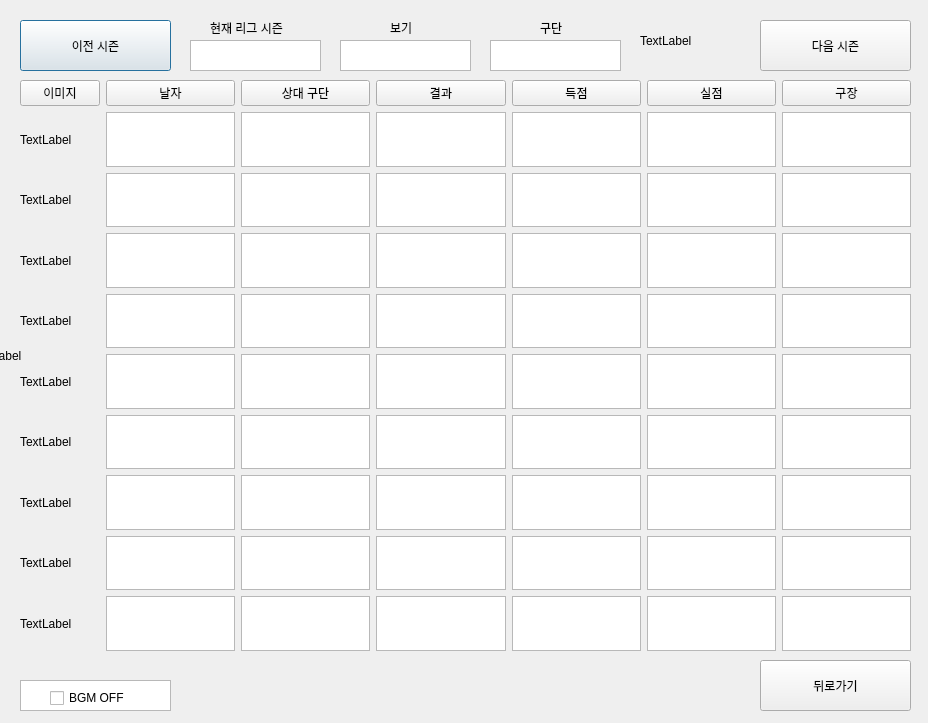
<?xml version="1.0" encoding="UTF-8"?>
<ui version="4.0">
 <class>Dialog</class>
 <widget class="QDialog" name="Dialog">
  <property name="geometry">
   <rect>
    <x>0</x>
    <y>0</y>
    <width>928</width>
    <height>723</height>
   </rect>
  </property>
  <property name="windowTitle">
   <string>Dialog</string>
  </property>
  <widget class="QPushButton" name="Start_Button">
   <property name="geometry">
    <rect>
     <x>20</x>
     <y>20</y>
     <width>151</width>
     <height>51</height>
    </rect>
   </property>
   <property name="text">
    <string>이전 시즌</string>
   </property>
  </widget>
  <widget class="QPushButton" name="Start_Button_2">
   <property name="geometry">
    <rect>
     <x>760</x>
     <y>20</y>
     <width>151</width>
     <height>51</height>
    </rect>
   </property>
   <property name="text">
    <string>다음 시즌</string>
   </property>
  </widget>
  <widget class="QListView" name="listView_3">
   <property name="geometry">
    <rect>
     <x>190</x>
     <y>40</y>
     <width>131</width>
     <height>31</height>
    </rect>
   </property>
  </widget>
  <widget class="QListView" name="listView_6">
   <property name="geometry">
    <rect>
     <x>340</x>
     <y>40</y>
     <width>131</width>
     <height>31</height>
    </rect>
   </property>
  </widget>
  <widget class="QLabel" name="label_11">
   <property name="geometry">
    <rect>
     <x>210</x>
     <y>20</y>
     <width>101</width>
     <height>16</height>
    </rect>
   </property>
   <property name="text">
    <string>현재 리그 시즌</string>
   </property>
  </widget>
  <widget class="QLabel" name="label_12">
   <property name="geometry">
    <rect>
     <x>390</x>
     <y>20</y>
     <width>31</width>
     <height>16</height>
    </rect>
   </property>
   <property name="text">
    <string>보기</string>
   </property>
  </widget>
  <widget class="QListView" name="listView_7">
   <property name="geometry">
    <rect>
     <x>490</x>
     <y>40</y>
     <width>131</width>
     <height>31</height>
    </rect>
   </property>
  </widget>
  <widget class="QLabel" name="label_13">
   <property name="geometry">
    <rect>
     <x>540</x>
     <y>20</y>
     <width>31</width>
     <height>16</height>
    </rect>
   </property>
   <property name="text">
    <string>구단</string>
   </property>
  </widget>
  <widget class="QLabel" name="label_2">
   <property name="geometry">
    <rect>
     <x>640</x>
     <y>10</y>
     <width>75</width>
     <height>61</height>
    </rect>
   </property>
   <property name="text">
    <string>TextLabel</string>
   </property>
  </widget>
  <widget class="QLabel" name="Main_Pix">
   <property name="geometry">
    <rect>
     <x>-30</x>
     <y>-10</y>
     <width>1001</width>
     <height>731</height>
    </rect>
   </property>
   <property name="text">
    <string>TextLabel</string>
   </property>
  </widget>
  <widget class="QWidget" name="gridLayoutWidget">
   <property name="geometry">
    <rect>
     <x>20</x>
     <y>80</y>
     <width>891</width>
     <height>571</height>
    </rect>
   </property>
   <layout class="QGridLayout" name="gridLayout">
    <item row="1" column="6">
     <widget class="QListView" name="listView_22"/>
    </item>
    <item row="0" column="2">
     <widget class="QPushButton" name="pushButton">
      <property name="text">
       <string>상대 구단</string>
      </property>
     </widget>
    </item>
    <item row="8" column="1">
     <widget class="QListView" name="listView_55"/>
    </item>
    <item row="7" column="5">
     <widget class="QListView" name="listView_30"/>
    </item>
    <item row="4" column="2">
     <widget class="QListView" name="listView_9"/>
    </item>
    <item row="4" column="0">
     <widget class="QLabel" name="label_7">
      <property name="text">
       <string>TextLabel</string>
      </property>
     </widget>
    </item>
    <item row="3" column="4">
     <widget class="QListView" name="listView_14"/>
    </item>
    <item row="5" column="3">
     <widget class="QListView" name="listView_19"/>
    </item>
    <item row="9" column="6">
     <widget class="QListView" name="listView_29"/>
    </item>
    <item row="3" column="0">
     <widget class="QLabel" name="label_8">
      <property name="text">
       <string>TextLabel</string>
      </property>
     </widget>
    </item>
    <item row="3" column="5">
     <widget class="QListView" name="listView_15"/>
    </item>
    <item row="4" column="5">
     <widget class="QListView" name="listView_34"/>
    </item>
    <item row="9" column="0">
     <widget class="QLabel" name="label">
      <property name="text">
       <string>TextLabel</string>
      </property>
     </widget>
    </item>
    <item row="4" column="4">
     <widget class="QListView" name="listView_40"/>
    </item>
    <item row="3" column="6">
     <widget class="QListView" name="listView_16"/>
    </item>
    <item row="1" column="0">
     <widget class="QLabel" name="label_10">
      <property name="text">
       <string>TextLabel</string>
      </property>
     </widget>
    </item>
    <item row="7" column="3">
     <widget class="QListView" name="listView_48"/>
    </item>
    <item row="0" column="3">
     <widget class="QPushButton" name="pushButton_2">
      <property name="text">
       <string>결과</string>
      </property>
     </widget>
    </item>
    <item row="4" column="1">
     <widget class="QListView" name="listView_51"/>
    </item>
    <item row="6" column="2">
     <widget class="QListView" name="listView_5"/>
    </item>
    <item row="1" column="2">
     <widget class="QListView" name="listView_12"/>
    </item>
    <item row="7" column="0">
     <widget class="QLabel" name="label_4">
      <property name="text">
       <string>TextLabel</string>
      </property>
     </widget>
    </item>
    <item row="8" column="0">
     <widget class="QLabel" name="label_3">
      <property name="text">
       <string>TextLabel</string>
      </property>
     </widget>
    </item>
    <item row="6" column="5">
     <widget class="QListView" name="listView_31"/>
    </item>
    <item row="2" column="6">
     <widget class="QListView" name="listView_23"/>
    </item>
    <item row="1" column="5">
     <widget class="QListView" name="listView_21"/>
    </item>
    <item row="5" column="1">
     <widget class="QListView" name="listView_52"/>
    </item>
    <item row="9" column="4">
     <widget class="QListView" name="listView_36"/>
    </item>
    <item row="9" column="2">
     <widget class="QListView" name="listView"/>
    </item>
    <item row="2" column="1">
     <widget class="QListView" name="listView_45"/>
    </item>
    <item row="8" column="4">
     <widget class="QListView" name="listView_37"/>
    </item>
    <item row="7" column="2">
     <widget class="QListView" name="listView_4"/>
    </item>
    <item row="6" column="4">
     <widget class="QListView" name="listView_42"/>
    </item>
    <item row="0" column="4">
     <widget class="QPushButton" name="pushButton_3">
      <property name="text">
       <string>득점</string>
      </property>
     </widget>
    </item>
    <item row="3" column="2">
     <widget class="QListView" name="listView_10"/>
    </item>
    <item row="6" column="3">
     <widget class="QListView" name="listView_47"/>
    </item>
    <item row="1" column="4">
     <widget class="QListView" name="listView_44"/>
    </item>
    <item row="2" column="0">
     <widget class="QLabel" name="label_9">
      <property name="text">
       <string>TextLabel</string>
      </property>
     </widget>
    </item>
    <item row="3" column="3">
     <widget class="QListView" name="listView_13"/>
    </item>
    <item row="5" column="2">
     <widget class="QListView" name="listView_8"/>
    </item>
    <item row="2" column="4">
     <widget class="QListView" name="listView_39"/>
    </item>
    <item row="8" column="5">
     <widget class="QListView" name="listView_33"/>
    </item>
    <item row="9" column="3">
     <widget class="QListView" name="listView_18"/>
    </item>
    <item row="6" column="0">
     <widget class="QLabel" name="label_5">
      <property name="text">
       <string>TextLabel</string>
      </property>
     </widget>
    </item>
    <item row="4" column="3">
     <widget class="QListView" name="listView_50"/>
    </item>
    <item row="9" column="5">
     <widget class="QListView" name="listView_35"/>
    </item>
    <item row="5" column="5">
     <widget class="QListView" name="listView_32"/>
    </item>
    <item row="1" column="3">
     <widget class="QListView" name="listView_43"/>
    </item>
    <item row="9" column="1">
     <widget class="QListView" name="listView_56"/>
    </item>
    <item row="7" column="1">
     <widget class="QListView" name="listView_54"/>
    </item>
    <item row="8" column="6">
     <widget class="QListView" name="listView_28"/>
    </item>
    <item row="1" column="1">
     <widget class="QListView" name="listView_57"/>
    </item>
    <item row="7" column="4">
     <widget class="QListView" name="listView_38"/>
    </item>
    <item row="3" column="1">
     <widget class="QListView" name="listView_17"/>
    </item>
    <item row="2" column="5">
     <widget class="QListView" name="listView_20"/>
    </item>
    <item row="2" column="3">
     <widget class="QListView" name="listView_46"/>
    </item>
    <item row="0" column="6">
     <widget class="QPushButton" name="pushButton_5">
      <property name="text">
       <string>구장</string>
      </property>
     </widget>
    </item>
    <item row="5" column="6">
     <widget class="QListView" name="listView_25"/>
    </item>
    <item row="5" column="0">
     <widget class="QLabel" name="label_6">
      <property name="text">
       <string>TextLabel</string>
      </property>
     </widget>
    </item>
    <item row="5" column="4">
     <widget class="QListView" name="listView_41"/>
    </item>
    <item row="0" column="5">
     <widget class="QPushButton" name="pushButton_4">
      <property name="text">
       <string>실점</string>
      </property>
     </widget>
    </item>
    <item row="6" column="1">
     <widget class="QListView" name="listView_53"/>
    </item>
    <item row="6" column="6">
     <widget class="QListView" name="listView_26"/>
    </item>
    <item row="8" column="3">
     <widget class="QListView" name="listView_49"/>
    </item>
    <item row="4" column="6">
     <widget class="QListView" name="listView_24"/>
    </item>
    <item row="2" column="2">
     <widget class="QListView" name="listView_11"/>
    </item>
    <item row="7" column="6">
     <widget class="QListView" name="listView_27"/>
    </item>
    <item row="8" column="2">
     <widget class="QListView" name="listView_2"/>
    </item>
    <item row="0" column="0">
     <widget class="QPushButton" name="pushButton_7">
      <property name="text">
       <string>이미지</string>
      </property>
     </widget>
    </item>
    <item row="0" column="1">
     <widget class="QPushButton" name="pushButton_6">
      <property name="text">
       <string>날자</string>
      </property>
     </widget>
    </item>
   </layout>
  </widget>
  <widget class="QPushButton" name="Start_Button_3">
   <property name="geometry">
    <rect>
     <x>760</x>
     <y>660</y>
     <width>151</width>
     <height>51</height>
    </rect>
   </property>
   <property name="text">
    <string>뒤로가기</string>
   </property>
  </widget>
  <widget class="QListView" name="listView_58">
   <property name="geometry">
    <rect>
     <x>20</x>
     <y>680</y>
     <width>151</width>
     <height>31</height>
    </rect>
   </property>
  </widget>
  <widget class="QCheckBox" name="bgmBox">
   <property name="geometry">
    <rect>
     <x>50</x>
     <y>690</y>
     <width>81</width>
     <height>16</height>
    </rect>
   </property>
   <property name="text">
    <string>BGM OFF</string>
   </property>
  </widget>
  <zorder>Main_Pix</zorder>
  <zorder>Start_Button</zorder>
  <zorder>Start_Button_2</zorder>
  <zorder>listView_3</zorder>
  <zorder>listView_6</zorder>
  <zorder>label_11</zorder>
  <zorder>label_12</zorder>
  <zorder>listView_7</zorder>
  <zorder>label_13</zorder>
  <zorder>label_2</zorder>
  <zorder>gridLayoutWidget</zorder>
  <zorder>Start_Button_3</zorder>
  <zorder>listView_58</zorder>
  <zorder>bgmBox</zorder>
 </widget>
 <resources/>
 <connections/>
</ui>
